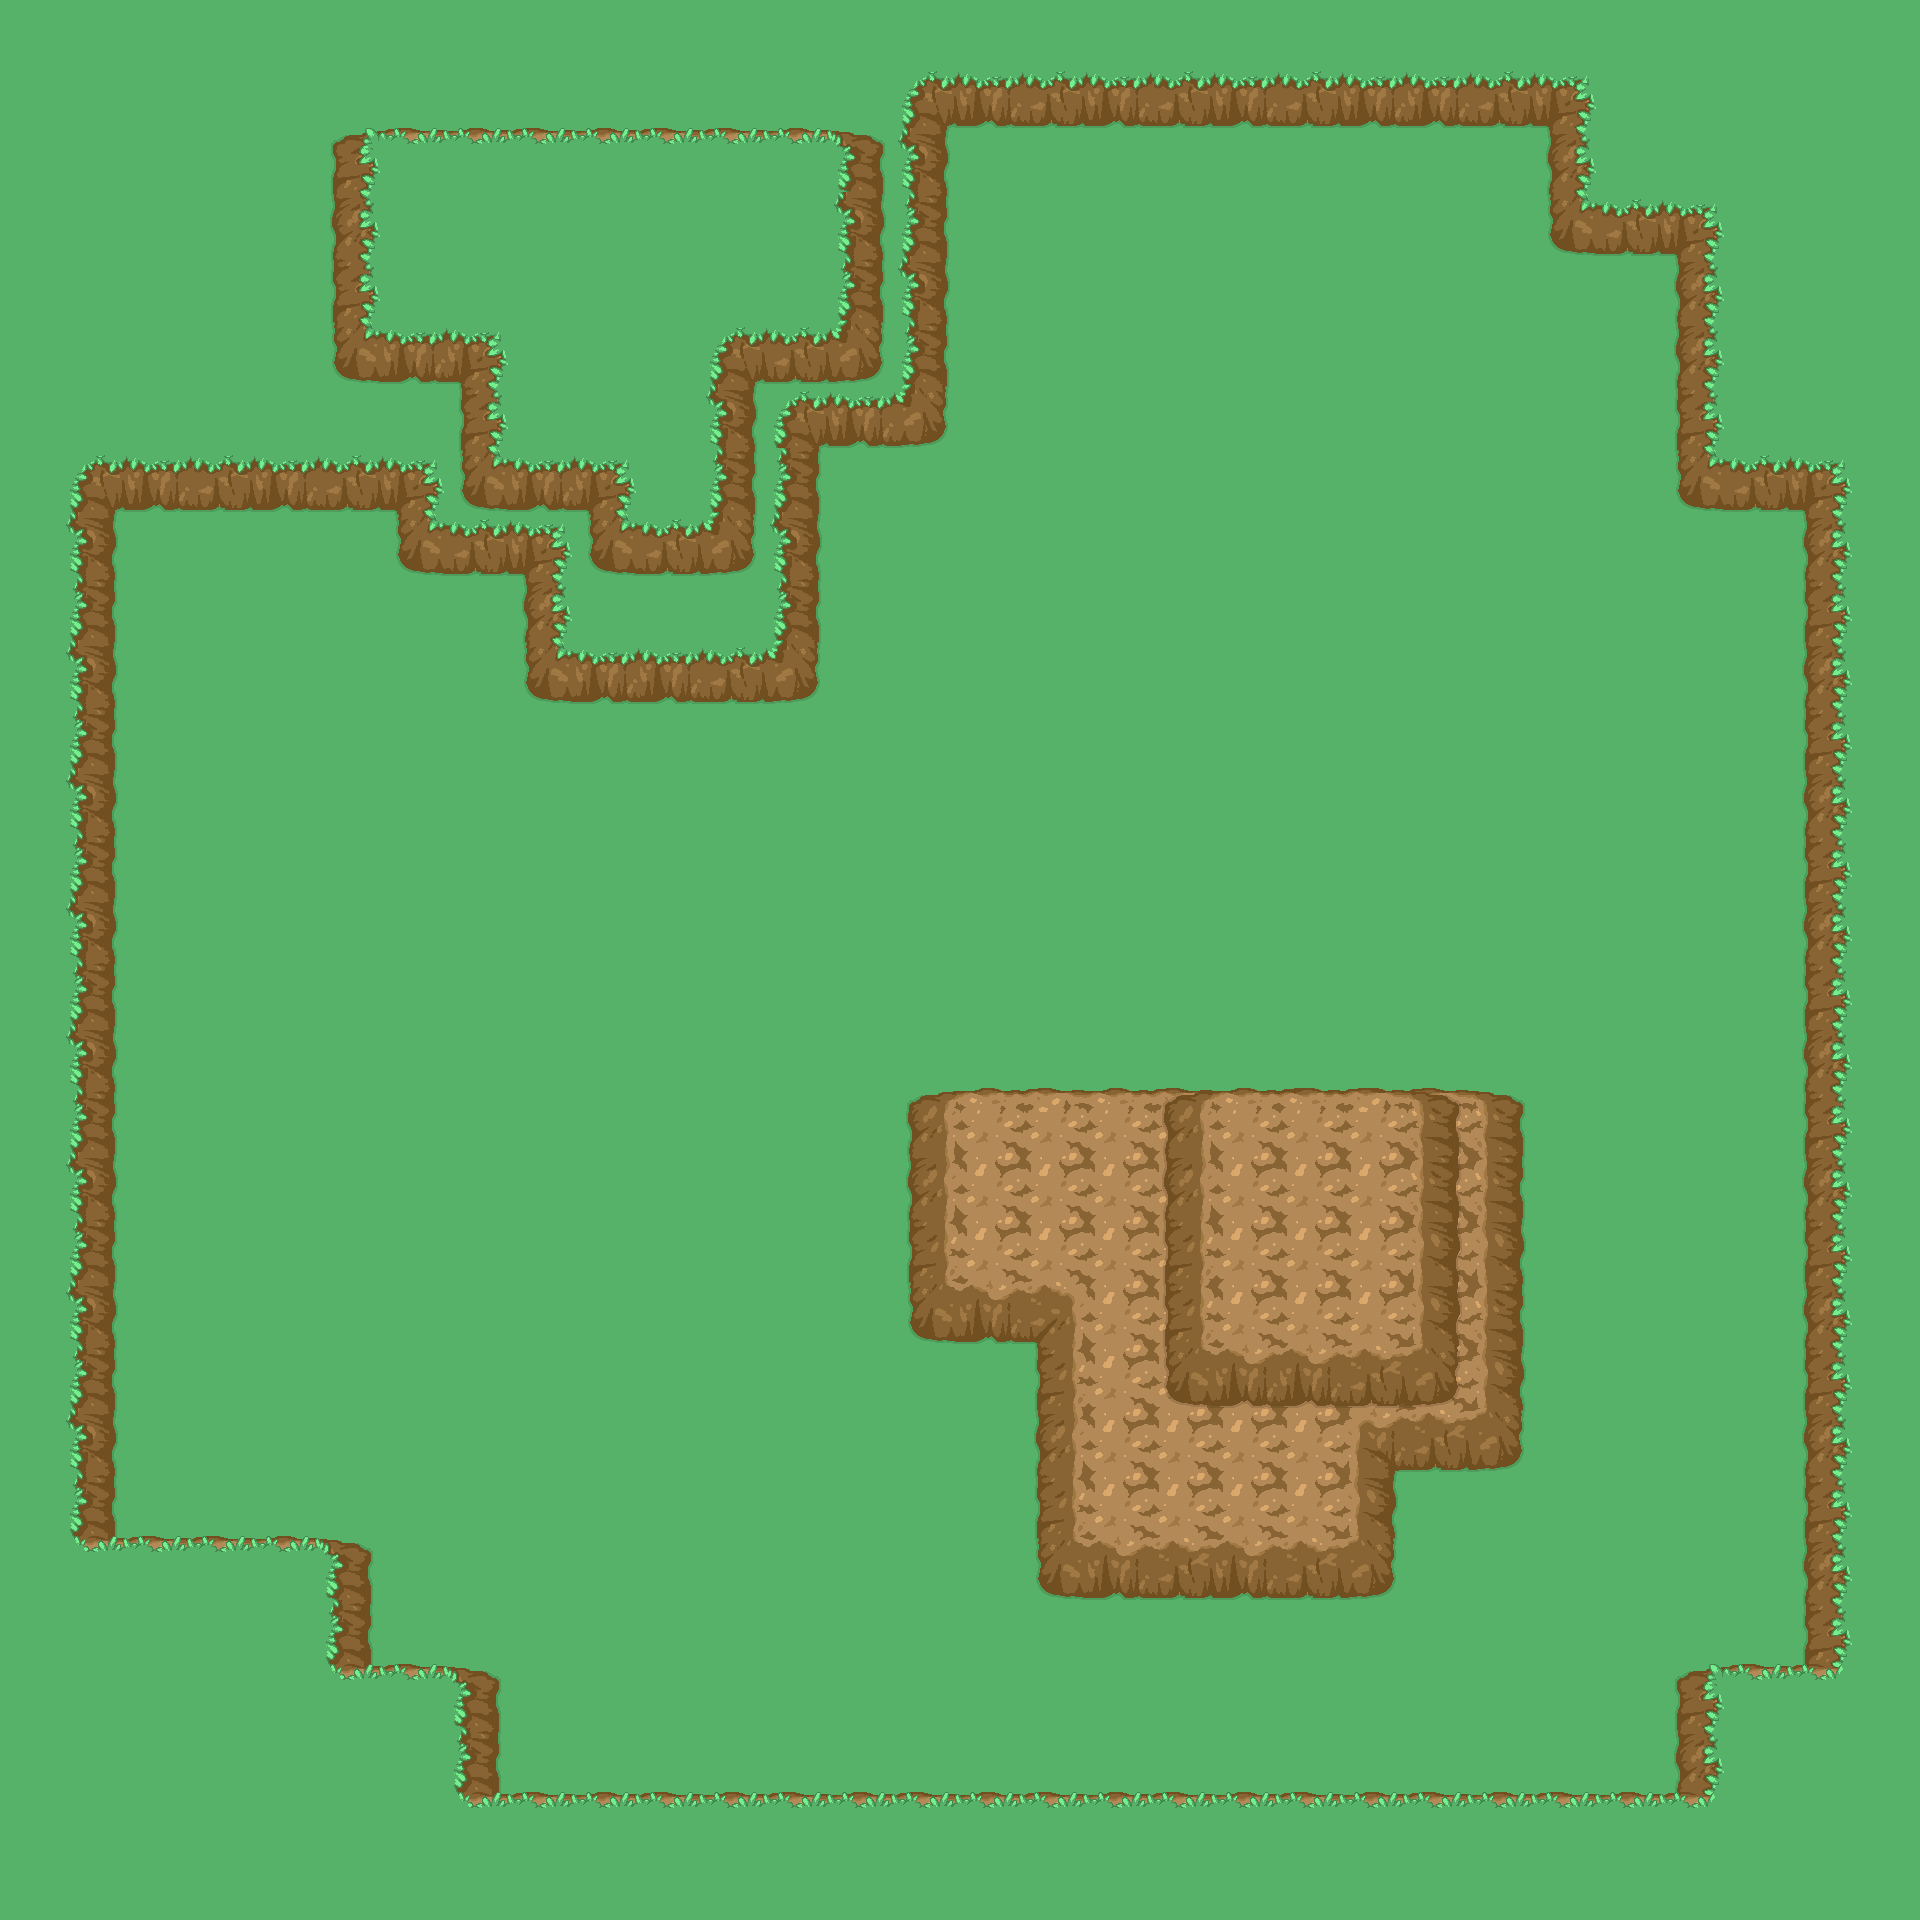

Rendered tile map (Tiled .tmx) drawn with the repository's tilesets; below, a short description and the map source with its tile grids summarised:
An orthogonal 30x30 tile map with 64x64 px tiles, 3 tile layers (ground z = 0, ground z = 1, ground z = 2) and 16 objects.

<map version="1.10" tiledversion="1.11.2" orientation="orthogonal" renderorder="left-up" width="30" height="30" tilewidth="64" tileheight="64" infinite="0" nextlayerid="5" nextobjectid="50">
 <editorsettings>
  <export target="basicPlain.lua" format="lua" />
 </editorsettings>
 <tileset firstgid="1" name="plainTileset" tilewidth="64" tileheight="64" tilecount="110" columns="11">
  <image source="plainTileset.png" width="704" height="640" />
 </tileset>
 <layer id="3" name="ground z = 0" width="30" height="30">
  <data>[900 cells, 621 non-empty, 1 distinct tile ids]</data>
 </layer>
 <layer id="1" name="ground z = 1" width="30" height="30">
  <data>[900 cells, 395 non-empty, 32 distinct tile ids]</data>
 </layer>
 <layer id="2" name="ground z = 2" width="30" height="30">
  <data>[900 cells, 74 non-empty, 28 distinct tile ids]</data>
 </layer>
 <objectgroup id="4" name="walls">
  <object id="32" x="0" y="1792" width="1920" height="128" />
  <object id="34" x="1792" y="0" width="128" height="1792" />
  <object id="35" x="0" y="0" width="1792" height="128" />
  <object id="37" x="0" y="128" width="128" height="1664" />
  <object id="38" x="128" y="1536" width="256" height="256" />
  <object id="39" x="384" y="1664" width="128" height="128" />
  <object id="40" x="1664" y="1664" width="128" height="128" />
  <object id="41" x="1664" y="128" width="128" height="384" />
  <object id="42" x="1536" y="128" width="128" height="128" />
  <object id="43" x="128" y="128" width="832" height="320" />
  <object id="44" x="128" y="448" width="704" height="64" />
  <object id="45" x="384" y="512" width="448" height="64" />
  <object id="46" x="512" y="576" width="320" height="128" />
  <object id="47" x="896" y="1088" width="640" height="256" />
  <object id="48" x="1024" y="1344" width="512" height="128" />
  <object id="49" x="1024" y="1472" width="384" height="128" />
 </objectgroup>
</map>